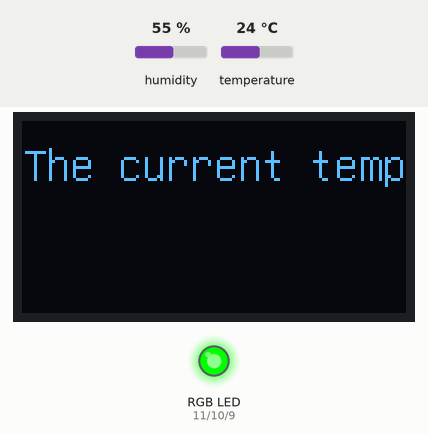
Bench run of a sketch on a simulated Arduino Uno, built with avr-gcc and run on an emulated ATmega328P. Parts: 128×64 one-colour display, an RGB LED mixed from three pins (HIGH = lit). The test bench sets the inputs (shaded band); at power-on: humidity 55 %, temperature 24 °C. What the sketch prints to the serial monitor is not drawn.

Above: at 11.3 s.
11.4 s: humidity set to 41 %
19.5 s: humidity set to 38 %
At 22.8 s:
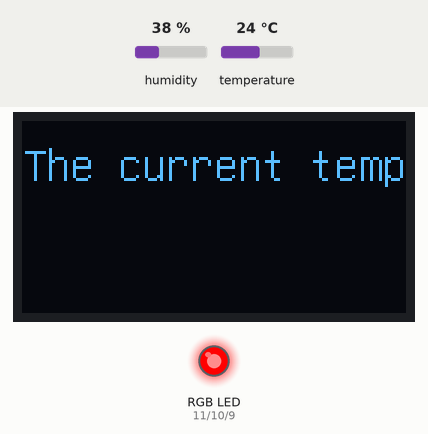
Timing chart, 0 to 24.3 s (numbered marks = the images above; inputs shaded):
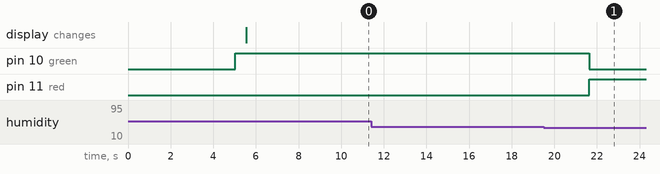

The sketch:

codeforita.ino
```cpp
#include "DHT.h" //Adds the libarary necessary for the humidity and temeperature sensor (DHT)
#include "U8glib.h" //This line adds the u8glib library to the code.
#define DHTPIN 2 // Specifies the DHT device's data cable is plugged into 2
#define DHTTYPE DHT11 // Specifies the model of the DHT device

U8GLIB_SH1106_128X64 u8g(8, 7, 6, 5, 4); //creates the object necessary for the OLED Screen, and specifies which ports it uses
DHT dht(DHTPIN, DHTTYPE); //Creates the object for the DHT device
int blue = 9; //pin numbers for the red, blue, and green components of the RBG LED
int green = 10;
int red = 11;
float h = 50; //Creates the default values for humidity and temperature
float t = 20;
int concern_level = 0; //defaults the device to having no warning
String outputstring = ""; //initializes output text

void setup() {
  pinMode(red, OUTPUT); //Starts the connection between the Arudino and the RGB LED (each component is separate)
  pinMode(blue, OUTPUT);
  pinMode(green, OUTPUT);
  Serial.begin(9600); //begins logging information to the computer
  dht.begin(); //begins monitoring the DHT device
}

void print_to_oled(String input_string) { //prints text to the OLED screen
  u8g.setFont(u8g_font_unifont); //Sets the font of the text
  u8g.setPrintPos(0, 20); //Sets the position of the text
  u8g.print(input_string); //Outputs text
}

//bool packet_loss(){  //checks for packet loss on the network
//  if (packets_dropped/packets > 0.03){ //if the percent of packets dropped is higher than 3%
//     return TRUE;} // return that there is packet loss
//  else{
//     return FALSE;} // return that there is not a significant amount of packet loss
//}
//

int CheckUp(float humidity, float temperature){ //routine check for humidity, temperature,
  if ((temperature < 10) or (temperature > 28) ){
    Serial.print("There is a problem with temperature. Please take care of this issue immediately.");
    concern_level = 2;
  };
  if ((humidity > 60) or (humidity < 40)){
    Serial.print("There is an issue with humidity. Please take action immediately.");
    concern_level = 2;
  };
  //if (packet_loss()== true;){
  //  Serial.print(There may be packet loss occuring on the network. Please monitor network activity.)
  //  if (concern_level < 2){
  //      concern_level = 1
  //    }

  if (concern_level == 2){ //If the concern level is high
    digitalWrite(green, LOW); //turn off the green light
    digitalWrite(red, HIGH); //power on the red light, creating a red light on the LED

  }
  else if (concern_level == 1){ //If the conern level is medium
    digitalWrite(green, HIGH); //Make the LED yellow by turning both the green and red light on
    digitalWrite(red, HIGH);
  }
  else{ //If everything is normal
    digitalWrite(green, HIGH); //Turn on the green light
    digitalWrite(red, LOW); //Turn off the red light
    concern_level = 0;
  };
  return concern_level; //Return concern level

}


void loop() {
  delay(5000); // Wait a few seconds between measurements
  h = dht.readHumidity();//Check humidity
  t = dht.readTemperature();//Check temperature
  int level = CheckUp(h,t);//See if it has a problem with either of those values (in addition to testing for packet loss and electrical problems
  String warning;//Creates an empty string to put the warning if necessary
  if (level > 0){
    warning = "\nPlease check warnings, and contact supervisor if applicable. After you have solved the error, please reboot this device."; //adds a warning message in case it detects at least one problem
  };
  outputstring = String("The current temperature is ") + String(round(t)) + String("°C and the humidity is ") + String(round(h)) + String("%.") + String(warning); //combines everything into one string
  u8g.firstPage(); //Start sending data to the screen
  do {
    print_to_oled(outputstring); //This calls the function "print_to_oled" which requires a string (the message you wanted printed) as the input.
      } while ( u8g.nextPage() ); //We need to put this in a while loop to allow the data to be fully transmitted without interruption.
}
```

Measured:
- the behaviour switches between 40 and 39 % on humidity (found by bisection; images 0 and 1)
- after the input at 11.4 s, every drawn part: stays the same
- after the input at 19.5 s, pin 10 (green): HIGH → LOW after 2.1 s; pin 11 (red): LOW → HIGH after 2.1 s
